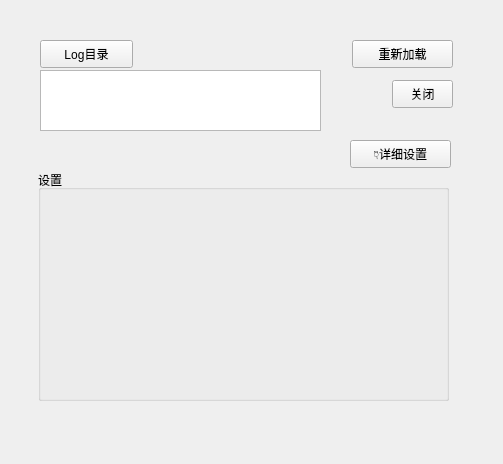
<?xml version="1.0" encoding="UTF-8"?>
<ui version="4.0">
 <class>readlog</class>
 <widget class="QWidget" name="readlog">
  <property name="geometry">
   <rect>
    <x>0</x>
    <y>0</y>
    <width>503</width>
    <height>464</height>
   </rect>
  </property>
  <property name="windowTitle">
   <string>Form</string>
  </property>
  <widget class="QPushButton" name="pushButton_set">
   <property name="geometry">
    <rect>
     <x>350</x>
     <y>140</y>
     <width>101</width>
     <height>28</height>
    </rect>
   </property>
   <property name="text">
    <string>👇详细设置</string>
   </property>
  </widget>
  <widget class="QPushButton" name="pushButton_reload">
   <property name="geometry">
    <rect>
     <x>352</x>
     <y>40</y>
     <width>101</width>
     <height>28</height>
    </rect>
   </property>
   <property name="text">
    <string>重新加载</string>
   </property>
  </widget>
  <widget class="QGroupBox" name="groupBox_set">
   <property name="geometry">
    <rect>
     <x>38</x>
     <y>170</y>
     <width>411</width>
     <height>231</height>
    </rect>
   </property>
   <property name="title">
    <string>设置</string>
   </property>
  </widget>
  <widget class="QPushButton" name="pushButton_close">
   <property name="geometry">
    <rect>
     <x>392</x>
     <y>80</y>
     <width>61</width>
     <height>28</height>
    </rect>
   </property>
   <property name="text">
    <string>关闭</string>
   </property>
  </widget>
  <widget class="QPushButton" name="pushButton">
   <property name="geometry">
    <rect>
     <x>40</x>
     <y>40</y>
     <width>93</width>
     <height>28</height>
    </rect>
   </property>
   <property name="text">
    <string>Log目录</string>
   </property>
  </widget>
  <widget class="QTextBrowser" name="textBrowser_folder">
   <property name="geometry">
    <rect>
     <x>40</x>
     <y>70</y>
     <width>281</width>
     <height>61</height>
    </rect>
   </property>
   <property name="cursor" stdset="0">
    <cursorShape>IBeamCursor</cursorShape>
   </property>
  </widget>
 </widget>
 <resources/>
 <connections/>
</ui>
